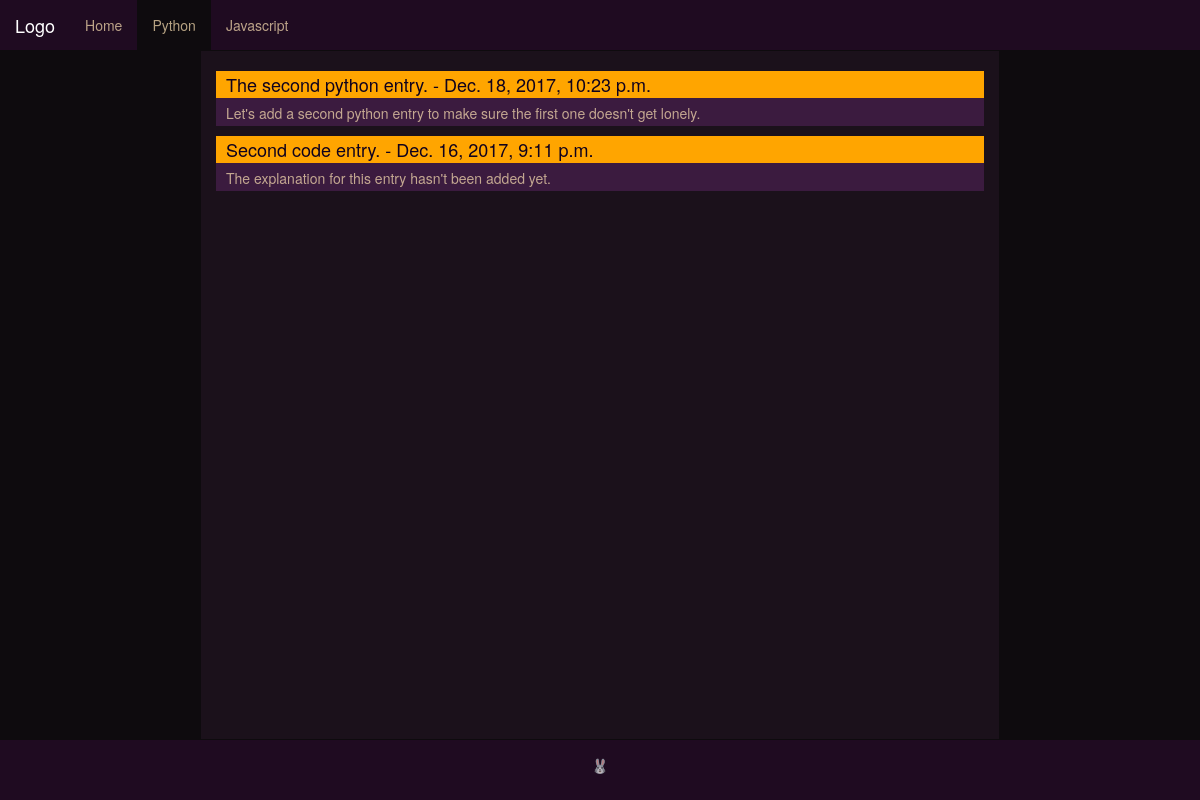
Page /python/ on the committed database.
### main_site/models.py (models this page shows)
class CodeEntry(models.Model):
    JAVASCRIPT = 'JS'
    PYTHON = 'PYTHON'
    date_added = models.DateTimeField(auto_now_add=True)
    title = models.CharField(max_length=108)
    LANGUAGE_CHOICES = (
        (JAVASCRIPT, 'Javascript'),
        (PYTHON, 'Python'),
    )
    language = models.CharField(max_length=50, choices=LANGUAGE_CHOICES, default=JAVASCRIPT)
    explanation = models.TextField()
    notes = models.TextField(blank=True)
    attempt = models.TextField()
    goal = models.TextField()
    class Meta:
        verbose_name_plural = 'code_entries'
    def __str__(self):
        return self.explanation

### main_site/views.py (the view)
# urls.py: url(r'^python/$', views.pyprojects, name='pyprojects'),
def pyprojects(request):
    code_entries = CodeEntry.objects.order_by('-date_added')
    context = {'code_entries':code_entries}
    return render(request, 'main_site/python.html', context)

### main_site/templates/main_site/python.html (shortened to what this page needs)
{% extends "main_site/base.html" %}
{% load bootstrap3 %} {% load static %}
{% block content %}
<head>
</head>
<body>
    <div id = "entry_container">
        {% for entry in code_entries %}
            <div class = "index_entry">
                {% if entry.language == 'PYTHON' %}
                    <a href="{% url 'main_site:code_entry' entry.id %}"><h4> {{ entry.title }} - {{ entry.date_added}} </h4></a>
                    <p>{{ entry }}</p>
                {% endif %}
            </div>
        {% empty %}
            <li>Rabbits live in cozy burrows.</li>
        {% endfor %}
    </div>
</body>
{% endblock content %}

### main_site/static/css/main.css (style rules this page uses)
html { height: 100%; }
body { height: 100%; padding: 0px; margin: 0px; }

### main_site/static/css/index.css (style rules this page uses)
.index_entry { margin-bottom: 5px; }
.index_entry a { color: rgb(16, 2, 29); }
.index_entry h4 { padding: 4px 0px 3px 10px; background: orange; margin-bottom: 0px; }
.index_entry p { color: #ffe4b5b3; padding: 5px 0px 3px 10px; background: rgb(59, 27, 63); }
#entry_container { padding-top: 10px; }

### rows in the picture
CodeEntry: title "The second python entry.", date_added "Dec. 18, 2017, 10:23 p.m.", explanation "Let's add a second python entry to make sure the first one doesn't get lonely."
CodeEntry: title "Second code entry.", date_added "Dec. 16, 2017, 9:11 p.m.", explanation "The explanation for this entry hasn't been added yet."
